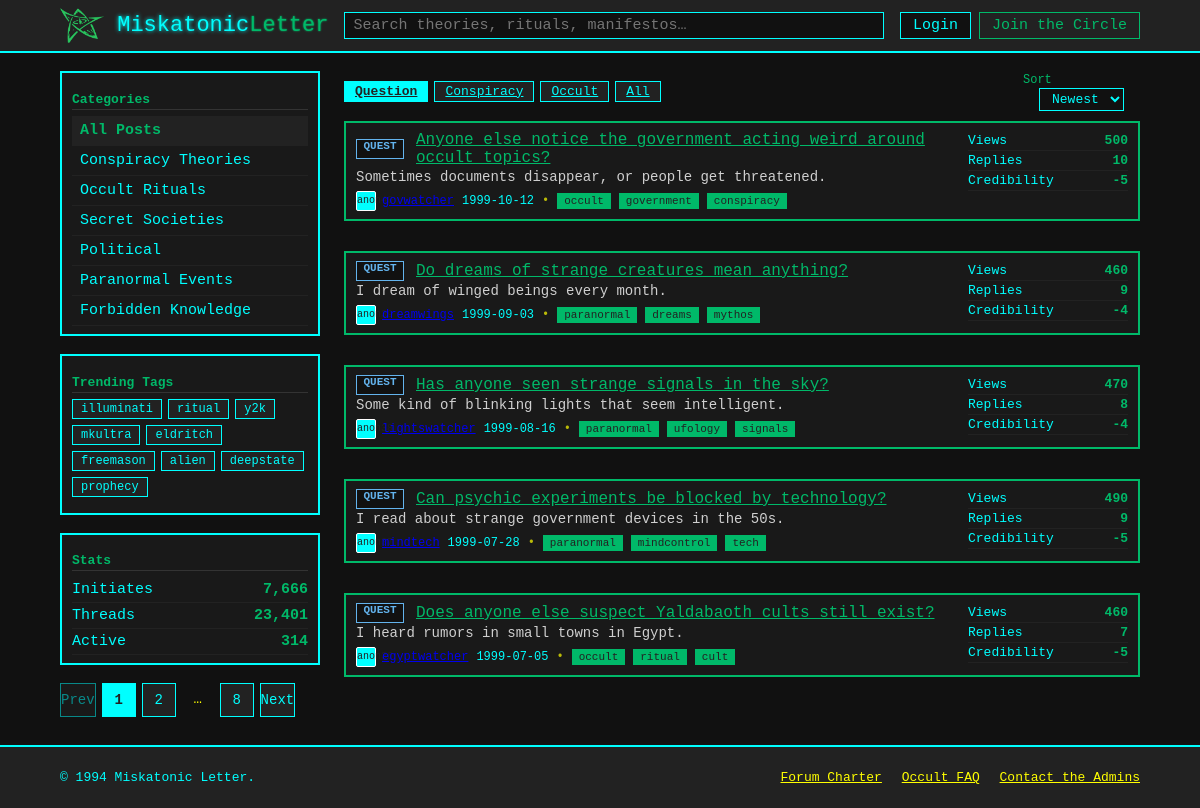
The page /Posts?badge=QUEST&sort=newest on the database its author committed.
### db.py (models this page shows)
class Badges(Base):
    __tablename__    = "Badges"
    badge_id         = Column(Integer,primary_key=True)
    badge_title      = Column(String)
    badge_lable      = Column(String)

class Posts(Base):
    __tablename__    = "Posts"
    post_id          = Column(Integer,primary_key=True,index=True)
    post_title       = Column(String,nullable=False)
    post_exerpt      = Column(String)
    author_id        = Column(Integer,ForeignKey("Users.user_id"),nullable=False)
    post_date        = Column(Date)
    post_views       = Column(Integer,default=0)
    post_replies     = Column(Integer,default=0)
    post_credibility = Column(Integer,default=0)
    post_content     = Column(Text)
    badge_id         = Column(Integer,ForeignKey("Badges.badge_id"))

class Users(Base):
    __tablename__    = "Users"
    user_id          = Column(Integer,primary_key=True,index=True)
    user_avatar      = Column(String(2))
    user_name        = Column(String)

class Tags(Base):
    __tablename__    = "Tags"
    tag_id           = Column(Integer,primary_key=True,index=True)
    tag_lable        = Column(String)

### posts.py (the view)
@router.get("/Posts", response_class=HTMLResponse)
async def get_posts(
    request: Request,
    page: int = 1,
    q:str = "",
    sort:str = "newest",
    badge:str = "",
    db:Session = Depends(get_db)
):
    POSTS_PER_PAGE = 5
    POPULAR_BADGE_COUNT = 3
    posts = db.query(Posts)
    if badge:
        badge_query = db.query(Badges).filter(func.upper(Badges.badge_lable)==badge.upper()).first()
        if badge_query:
            posts = posts.filter(Posts.badge_id == badge_query.badge_id)
    if q:
        posts = posts.join(Users     , Posts.author_id   ==  Users.user_id     )\
                     .join(PostsTags , Posts.post_id     ==  PostsTags.post_id )\
                     .join(Tags      , PostsTags.tag_id  ==  Tags.tag_id       )\
        q_lower = f"%{q.lower()}%"
        posts = posts.filter(
            or_(
                Posts.post_title.ilike(q_lower),
                Posts.post_title.ilike(q_lower),
                Posts.post_content.ilike(q_lower),
                Users.user_name.ilike(q_lower),
                Tags.tag_lable.ilike(q_lower)
            )
        ).distinct()
    if   sort == "views":
        posts = posts.order_by(Posts.post_views.desc())
    elif sort == "newest":
        posts = posts.order_by(Posts.post_date.desc())
    total_posts = posts.count()
    total_pages = (total_posts + POSTS_PER_PAGE - 1) // POSTS_PER_PAGE
    page_posts  = posts.offset((page-1)*POSTS_PER_PAGE).limit(POSTS_PER_PAGE).all()
    serialized_posts = [serialize_post(post,db) for post in page_posts]
    popular_badges_query = db.query(Badges,func.count(Posts.post_id).label("post_count"))\
        .join(Posts,Badges.badge_id==Posts.badge_id)\
        .group_by(Badges.badge_id)\
        .order_by(desc("post_count"))\
        .limit(POPULAR_BADGE_COUNT)
    popular_badges = [serialize_badge(badge) for badge,_ in popular_badges_query]
    return templates.TemplateResponse(
        "index.html",
        {
            "request": request,
            "posts": serialized_posts,
            "badge": badge,
            "sort": sort,
            "page": page,
            "popular_badges":popular_badges,
            "total_pages": total_pages,
            "q":q
        }
    )

### templates/index.html (shortened to what this page needs)
<!doctype html>
<html lang="en">
<head>
  <link rel="stylesheet" href="{{ url_for('static', path='styles.css') }}" />
</head>
<body>
  <header class="topbar">
    <div class="container topbar__inner">
      <a class="brand" href="{{ url_for('get_posts') }}">
        <img src="{{ url_for('static', path='imgs/elder-sign.png') }}" alt="" class="brand__logo" aria-hidden="true">
        <span class="brand__name">Miskatonic<span class="accent">Letter</span></span>
      </a>
      <form class="search" action="{{ url_for('get_posts') }}" method="get" role="search">
        <input class="search__input" type="search" name="q" value="{{ q }}" placeholder="Search theories, rituals, manifestos…" aria-label="Search" />
      </form>
      <nav class="usernav" aria-label="User">
        <a class="btn btn--ghost" href="#">Login</a>
        <a class="btn btn--primary" href="#">Join the Circle</a>
      </nav>
    </div>
  </header>
  <main class="container layout">
    <aside class="sidebar">
      <section class="card">
        <h2 class="card__title">Categories</h2>
        <nav class="list list--links">
          <a href="#" class="list__item is-active">All Posts</a>
          <a href="#" class="list__item">Conspiracy Theories</a>
          <a href="#" class="list__item">Occult Rituals</a>
          <a href="#" class="list__item">Secret Societies</a>
          <a href="#" class="list__item">Political</a>
          <a href="#" class="list__item">Paranormal Events</a>
          <a href="#" class="list__item">Forbidden Knowledge</a>
        </nav>
      </section>
      <section class="card">
        <h2 class="card__title">Trending Tags</h2>
        <div class="tags">
          <a href="#" class="tag">illuminati</a>
          <a href="#" class="tag">ritual</a>
          <a href="#" class="tag">y2k</a>
          <a href="#" class="tag">mkultra</a>
          <a href="#" class="tag">eldritch</a>
          <a href="#" class="tag">freemason</a>
          <a href="#" class="tag">alien</a>
          <a href="#" class="tag">deepstate</a>
          <a href="#" class="tag">prophecy</a>
        </div>
      </section>
      <section class="card">
        <h2 class="card__title">Stats</h2>
        <ul class="meta">
          <li><span>Initiates</span><strong>7,666</strong></li>
          <li><span>Threads</span><strong>23,401</strong></li>
          <li><span>Active</span><strong>314</strong></li>
        </ul>
      </section>
              <nav class="pagination" aria-label="Pagination">
          {% set pages = [1] %}
          {% set pages = pages | unique | sort %}
          {% if page > 1 %}
            <a class="page" href="{{ url_for('get_posts') }}?page={{ page - 1 }}{% if q %}&q={{ q }}{% endif %}{% if badge %}&badge={{ badge }}{% endif %}{% if sort %}&sort={{ sort }}{% endif %}">Prev</a>
          {% else %}
            <span class="page is-disabled">Prev</span>
          {% endif %}
          {% for p in pages %}
          {% if p == page %}
            <span class="page is-current">{{ p }}</span>
          {% else %}
            <a class="page" href="{{ url_for('get_posts') }}?page={{ p }}{% if q %}&q={{ q }}{% endif %}{% if badge %}&badge={{ badge }}{% endif %}{% if sort %}&sort={{ sort }}{% endif %}">{{ p }}</a>
          {% endif %}
          {% if not loop.last and pages[loop.index] - p > 1 %}
            <span class="page page--dots">…</span>
          {% endif %}
          {% endfor %}
          {% if page < total_pages %}
            <a class="page" href="{{ url_for('get_posts') }}?page={{ page + 1 }}{% if q %}&q={{ q }}{% endif %}{% if badge %}&badge={{ badge }}{% endif %}{% if sort %}&sort={{ sort }}{% endif %}">Next</a>
          {% else %}
            <span class="page is-disabled">Next</span>
          {% endif %}
        </nav>
    </aside>
    <section class="content">
      <div class="bar">
        <div class="chips">
          {% for badge in popular_badges %}
            <a
              class="chip{% if request.query_params.get('badge') == badge.label %} is-selected{% endif %}"
              href="{{ url_for('get_posts') }}?badge={{ badge.label }}{% if q %}&q={{ q }}{% endif %}{% if sort %}&sort={{ sort }}{% endif %}"
            >{{ badge.title }}</a>
          {% endfor %}
          <a
            class="chip{% if not request.query_params.get('badge') %} is-selected{% endif %}"
            href="{{ url_for('get_posts') }}{% if q %}?q={{ q }}{% endif %}{% if sort %}&sort={{ sort }}{% endif %}"
          >All</a>
        </div>
        <div class="filters">
          <label class="select">
            <span class="select__label">Sort</span>
              <form class="search" action="{{ url_for('get_posts') }}" method="get" role="search">
                <select name="sort" onchange="this.form.submit()">
                  <option value="newest" {% if request.query_params.get('sort', 'newest') == 'newest' %}selected{% endif %}>Newest</option>
                </select>
              </form>
          </label>
        </div>
      </div>
      <div class="threads" role="feed" aria-busy="false">
        {% for post in posts %}
          <article class="thread card" role="article">
            <div class="thread__main">
              <div class="thread__row">
                <span class="badge badge--{{ post.badge.label }}" title="{{ post.badge.title }}">{{ post.badge.label }}</span>
                <a href="{{ url_for('get_post', id=post.id) }}" class="thread__title" data-id="{{ post.id }}">{{ post.title }}</a>
              </div>
              <p class="thread__excerpt">{{ post.exerpt }}</p>
              <div class="thread__meta">
                <span class="author">
                  <span class="avatar" aria-hidden="true">{{ post.author.avatar }}</span>
                  <a href="#" class="author__name">{{ post.author.name }}</a>
                </span>
                <time datetime="{{ post.date }}">{{ post.date }}</time>
                <span class="dot" aria-hidden="true">•</span>
                {% for tag in post.tags %}
                  <a href="#" class="tag">{{ tag }}</a>
                {% endfor %}
              </div>
            </div>
            <ul class="thread__stats">
              <li><span class="stat__label">Views</span><strong>{{ post.stats.views }}</strong></li>
              <li><span class="stat__label">Replies</span><strong>{{ post.stats.replies }}</strong></li>
              <li><span class="stat__label">Credibility</span><strong>{{ post.stats.credibility }}</strong></li>
            </ul>
          </article>
        {% endfor %}
        </div>
    </section>
  </main>
  <footer class="footer">
    <div class="container footer__inner">
      <p>© 1994 Miskatonic Letter.</p>
      <nav class="footer__links">
        <a href="#">Forum Charter</a>
        <a href="#">Occult FAQ</a>
        <a href="#">Contact the Admins</a>
      </nav>
    </div>
  </footer>
</body>
</html>

### rows shown on the page
Badges: title "Question"
Badges: title "Conspiracy"
Badges: title "Occult"
Posts: badge.label "QUEST", title "Anyone else notice the government acting weird around occult topics?", exerpt "Sometimes documents disappear, or people get threatened.", author.avatar "anon40", date "1999-10-12", stats.views "500", stats.replies "10", stats.credibility "-5"
Tags: tag_lable "occult"
Tags: tag_lable "government"
Tags: tag_lable "conspiracy"
Posts: badge.label "QUEST", title "Do dreams of strange creatures mean anything?", exerpt "I dream of winged beings every month.", author.avatar "anon39", date "1999-09-03", stats.views "460", stats.replies "9", stats.credibility "-4"
Tags: tag_lable "paranormal"
Tags: tag_lable "dreams"
Tags: tag_lable "mythos"
Posts: badge.label "QUEST", title "Has anyone seen strange signals in the sky?", exerpt "Some kind of blinking lights that seem intelligent.", author.avatar "anon38", date "1999-08-16", stats.views "470", stats.replies "8", stats.credibility "-4"
Tags: tag_lable "ufology"
Tags: tag_lable "signals"
Posts: badge.label "QUEST", title "Can psychic experiments be blocked by technology?", exerpt "I read about strange government devices in the 50s.", author.avatar "anon37", date "1999-07-28", stats.views "490", stats.replies "9", stats.credibility "-5"
Tags: tag_lable "mindcontrol"
Tags: tag_lable "tech"
Posts: badge.label "QUEST", title "Does anyone else suspect Yaldabaoth cults still exist?", exerpt "I heard rumors in small towns in Egypt.", author.avatar "anon36", date "1999-07-05", stats.views "460", stats.replies "7", stats.credibility "-5"
Tags: tag_lable "ritual"
Tags: tag_lable "cult"

### other values the page prints
{{ p }} "1"
{{ p }} "2" "8"
